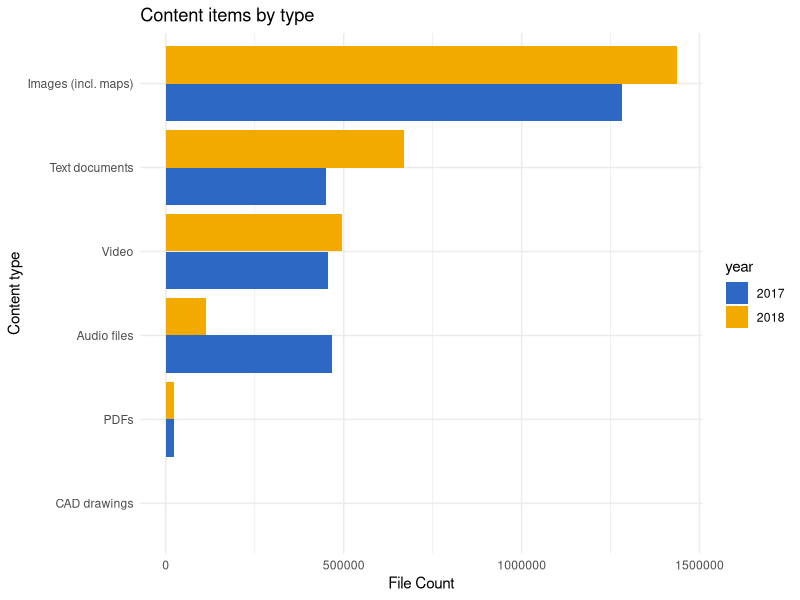

Here is the R script that generated this plot: (Note: this script raises an error after producing the figure.)
library(dplyr)
library(ggplot2)
library(readr)
library(tidyr)

dlp_type_year <- read_csv('dlp-content-census.csv')
dlp_durations <- read_csv('derv-durations.csv')
dlp_billions <- read_csv('derv-billion.csv')
dlp_top_level <- read_csv('top_level_tally.csv')

glimpse(dlp_type_year)

# The palette with grey:
cbPalette <- c("#999999", "#E69F00", "#56B4E9", "#009E73", "#F0E442", "#0072B2", "#D55E00", "#CC79A7")
# added first two primary colors for ucla identity
uclaPalette <- c("#2D68C4", "#F2A900", "#56B4E9", "#009E73", "#F0E442", "#0072B2", "#D55E00", "#CC79A7")

# take file counts by type & year - reshape and plot
dlp_type_year %>% 
  select(type, `2017`, `2018`) %>% 
  gather(year, count, -type) %>% 
  ggplot(aes(x=reorder(type, count), y=count, fill=year)) +
    geom_col(position = "dodge") +
    coord_flip() +
    labs(y = "File Count") +
    labs(x = "Content type") +
    labs(title= "Content items by type") +
    scale_fill_manual(values=uclaPalette) + 
    theme_minimal()

dlp_durations %>% 
  gather(year, duration, -DerivedStats_durations_hours) %>% 
  mutate(days = duration/24) %>% 
  ggplot(aes(x = DerivedStats_durations_hours, y = duration, fill=year)) +
    geom_col(position="dodge") +
    coord_flip() +
    labs(y = "Duration in Hours", x = "Type", fill = "Year") +
    labs(title = "Derived Stats: Duration in Hours by Type") +
    scale_y_continuous(labels = comma) +
    scale_fill_manual(values=uclaPalette) +
    theme_minimal()

dlp_billions %>% 
  gather(year, counts_billions, -DerivedStats_numcount_billions) %>% 
  mutate(counts_mill = counts_billions*1000) %>% 
  ggplot(aes(x=DerivedStats_numcount_billions, y = counts_billions, fill=year)) +
    geom_col(position = "dodge") +
    coord_flip() +
    labs(y = "Counts in Billions", x = "Type", fill = "Year", title="Derived Counts Estimated") +
    scale_fill_manual(values=uclaPalette) +
    theme_minimal()

dlp_top_level %>% 
  gather(year, counts, -top_level_tally) %>% 
  ggplot(aes(x=reorder(top_level_tally, counts), y = counts, fill = year)) +
  geom_col(position = "dodge") +
  coord_flip() +
  labs(y = "Counts in Terabytes", x = "Type", fill = "Year", title="Top Level Tally") +
  scale_fill_manual(values=uclaPalette) +
  theme_minimal()
  
  
